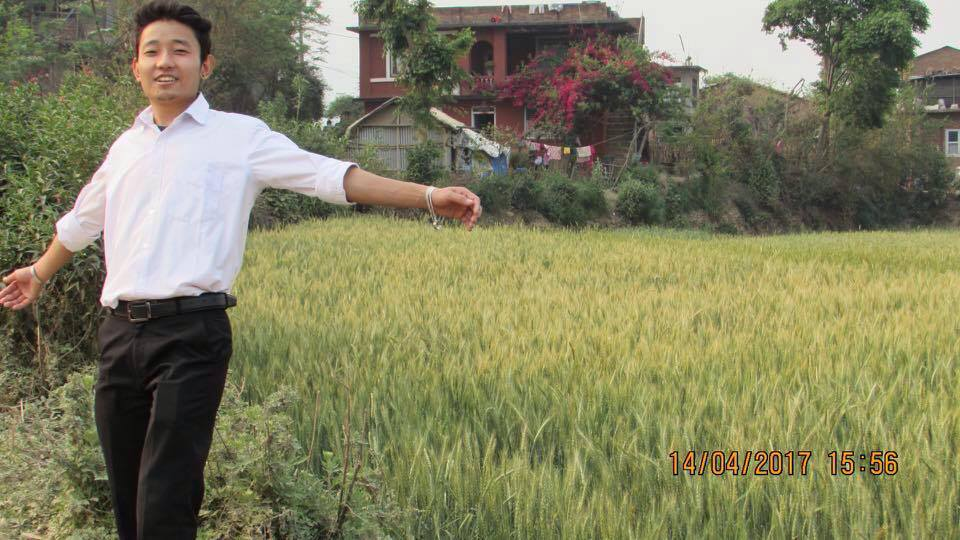
#> input picture myyy.jpg, 960 x 540 px
$ python fg-extraction.py
#> lines starting #> are read from the running program, lines starting #| are printed output that depends on the picture
import cv2
import numpy as np
import matplotlib.pyplot as plt

img = cv2.imread('myyy.jpg')
#> img is the input picture: shape (540, 960, 3); mean B, G, R 93.7, 127, 128.3
mask = np.zeros(img.shape[:2], np.uint8)

bgModel = np.zeros((1,65), np.float64)
fgModel = np.zeros((1,65), np.float64)


rect = (0, 5, 660, 540)

cv2.grabCut(img, mask, rect, bgModel, fgModel, 5, cv2.GC_INIT_WITH_RECT)
mask2 = np.where((mask==2) | (mask==0), 0, 1).astype('uint8')

img = img*mask2[:,:,np.newaxis]
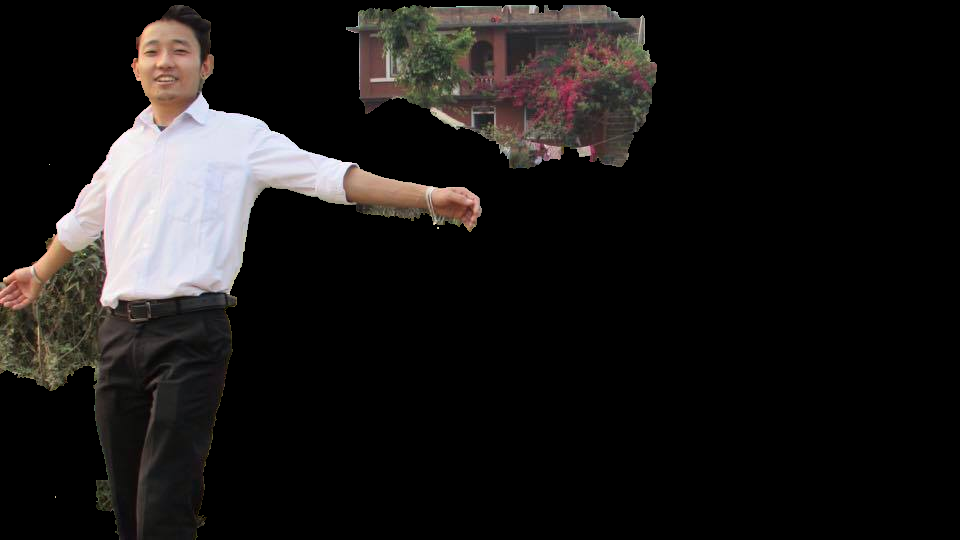
#> img: shape (540, 960, 3); mean B, G, R 24.6, 25.4, 27.8
plt.imshow(img)
plt.colorbar()
plt.show()
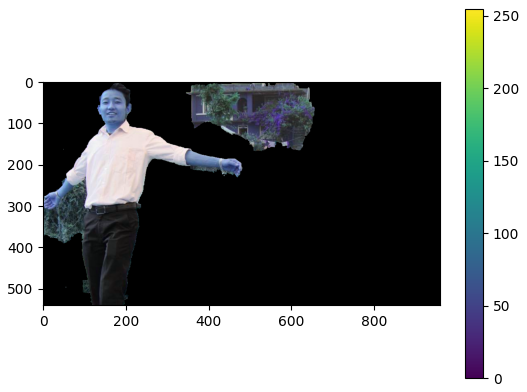
#> figure drawn by matplotlib, 2 panels; B, G, R data is drawn as R, G, B
